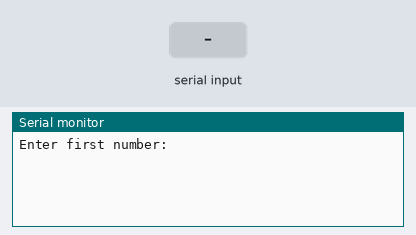
The sketch below on a simulated Arduino Uno, built with avr-gcc and run on an emulated ATmega328P. Shown: the last lines printed to the serial monitor. The test bench sets the inputs (shaded band).

Above: at 1.9 s.
2.0 s: "+" received over Serial
At 3.8 s:
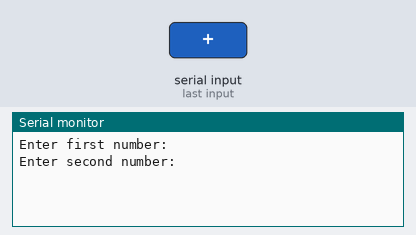
4.7 s: "-" received over Serial
At 7.0 s:
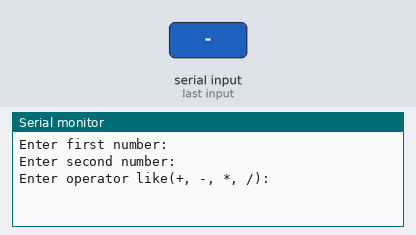
7.4 s: "*" received over Serial
At 8.2 s:
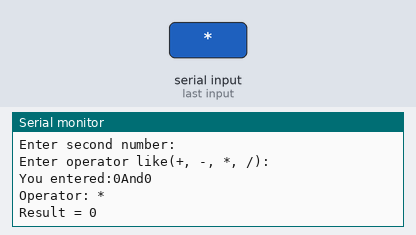

The sketch:

Calculator.ino
```cpp
int x;
int y;
char t;
int output;
void setup(){
Serial.begin(9600);
delay(1000);
while(Serial.available()>0){
Serial.read();
}
Serial.println("Enter first number:");
while (Serial.available() == 0){}
x = Serial.parseInt();
delay(200);

 while(Serial.available() > 0){
  Serial.read();
 }
Serial.println("Enter second number:");
while(Serial.available() == 0){}
y = Serial.parseInt();
delay(200);

while (Serial.available()> 0) {
 Serial.read();
  }
 Serial.println("Enter operator like(+, -, *, /):");
while (Serial.available() == 0) {}
 t = Serial.read();

Serial.print("You entered:");
Serial.print(x);
Serial.print("And");
Serial.println(y);
Serial.print("Operator: ");
Serial.println(t);
 switch (t) {
case '+':
 output = x + y;
break;

 case '-':
output = x - y;
 break;

case '*':
output = x * y;
break;

case '/':
 if (y != 0)
 output = x / y;
else {
 Serial.println("Error: Division by zero");
return;
}
break;

default:
 Serial.println("Invalid operator!");
return;
  }
  Serial.print("Result = ");
  Serial.println(output);
}
void loop() {
}
```

Measured:
- after the input at 2.0 s, the serial monitor: prints a new line after 1.2 s (image 1)
- after the input at 4.7 s, the serial monitor: prints a new line after 1.2 s (image 2)
- after the input at 7.4 s, the serial monitor: prints a new line at once (image 3)
